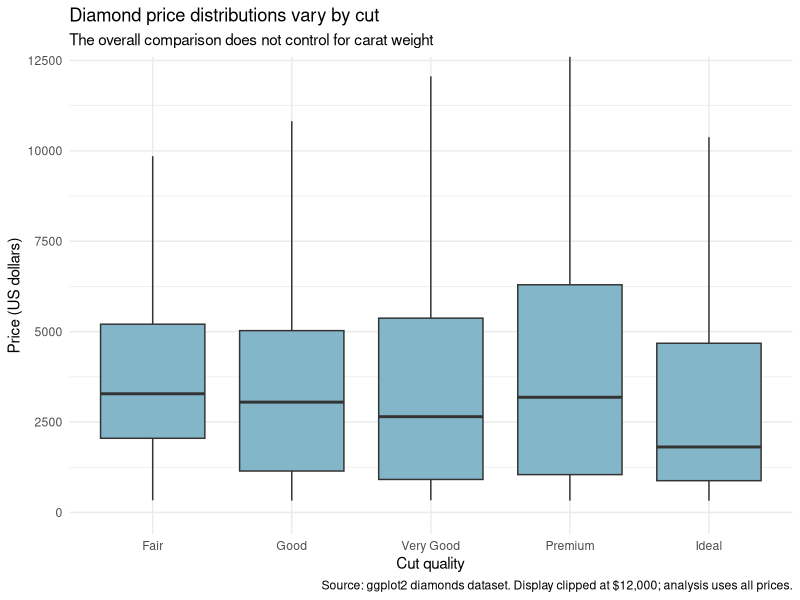
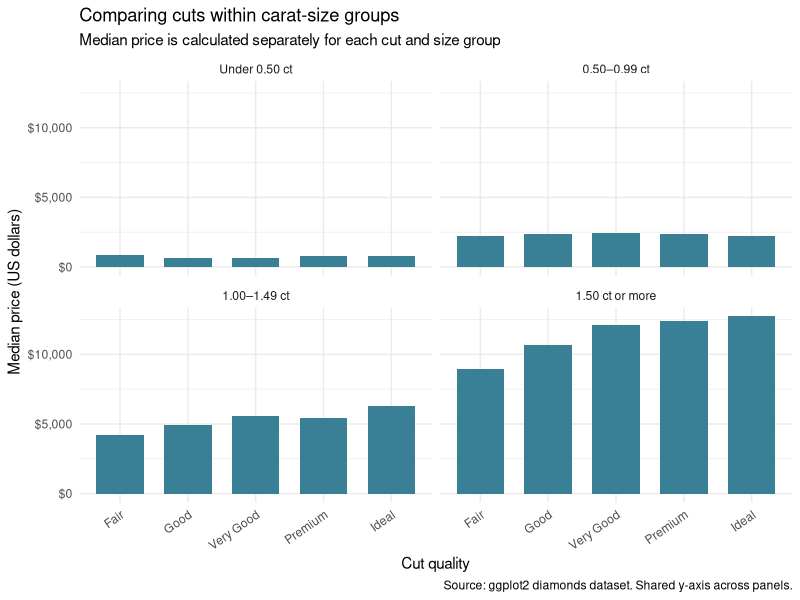

Source code (R) for these figures, in order:
## ---- chunk 1
library(dplyr)
library(ggplot2)
library(knitr)

diamonds_data <- ggplot2::diamonds

glimpse(diamonds_data)
## ---- chunk 2
diamonds_clean <- diamonds_data |>
  mutate(
    carat_group = case_when(
      carat < 0.50 ~ "Under 0.50 ct",
      carat < 1.00 ~ "0.50–0.99 ct",
      carat < 1.50 ~ "1.00–1.49 ct",
      TRUE ~ "1.50 ct or more"
    ),
    carat_group = factor(
      carat_group,
      levels = c("Under 0.50 ct", "0.50–0.99 ct",
                 "1.00–1.49 ct", "1.50 ct or more")
    )
  )

# Check that every diamond belongs to a size group.
diamonds_clean |>
  count(carat_group) |>
  kable(caption = "Number of diamonds in each size group")
## ---- chunk 3
cut_summary <- diamonds_clean |>
  group_by(cut) |>
  summarise(
    diamonds = n(),
    mean_price = mean(price),
    median_price = median(price),
    .groups = "drop"
  ) |>
  arrange(desc(median_price))

cut_summary |>
  kable(digits = 0, caption = "Diamond prices summarized by cut")
## ---- chunk 4
size_cut_summary <- diamonds_clean |>
  group_by(carat_group, cut) |>
  summarise(
    diamonds = n(),
    median_price = median(price),
    .groups = "drop"
  ) |>
  arrange(carat_group, desc(median_price))

size_cut_summary |>
  kable(digits = 0, caption = "Median diamond price by cut and carat-size group")
## ---- chunk 5
ggplot(diamonds_clean, aes(x = cut, y = price)) +
  geom_boxplot(outlier.shape = NA, fill = "#83B6C9") +
  coord_cartesian(ylim = c(0, 12000)) +
  labs(
    title = "Diamond price distributions vary by cut",
    subtitle = "The overall comparison does not control for carat weight",
    x = "Cut quality",
    y = "Price (US dollars)",
    caption = "Source: ggplot2 diamonds dataset. Display clipped at $12,000; analysis uses all prices."
  ) +
  theme_minimal()
## ---- chunk 6
ggplot(size_cut_summary, aes(x = cut, y = median_price)) +
  geom_col(fill = "#397F96", width = 0.7) +
  facet_wrap(~ carat_group, ncol = 2) +
  scale_y_continuous(labels = scales::label_dollar()) +
  labs(
    title = "Comparing cuts within carat-size groups",
    subtitle = "Median price is calculated separately for each cut and size group",
    x = "Cut quality",
    y = "Median price (US dollars)",
    caption = "Source: ggplot2 diamonds dataset. Shared y-axis across panels."
  ) +
  theme_minimal() +
  theme(axis.text.x = element_text(angle = 35, hjust = 1))
## ---- chunk 7
stopifnot(sum(cut_summary$diamonds) == nrow(diamonds_data))
stopifnot(!anyNA(diamonds_clean$carat_group))
stopifnot(sum(size_cut_summary$diamonds) == nrow(diamonds_data))

cat("Checks passed: all observations are accounted for.\n")
